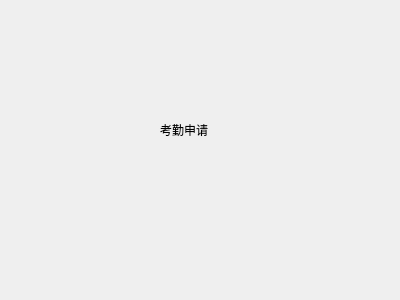
<?xml version="1.0" encoding="UTF-8"?>
<ui version="4.0">
 <class>Attendance_Apply</class>
 <widget class="QWidget" name="Attendance_Apply">
  <property name="geometry">
   <rect>
    <x>0</x>
    <y>0</y>
    <width>400</width>
    <height>300</height>
   </rect>
  </property>
  <property name="windowTitle">
   <string>Form</string>
  </property>
  <widget class="QLabel" name="label">
   <property name="geometry">
    <rect>
     <x>160</x>
     <y>120</y>
     <width>69</width>
     <height>19</height>
    </rect>
   </property>
   <property name="text">
    <string>考勤申请</string>
   </property>
  </widget>
 </widget>
 <resources/>
 <connections/>
</ui>
